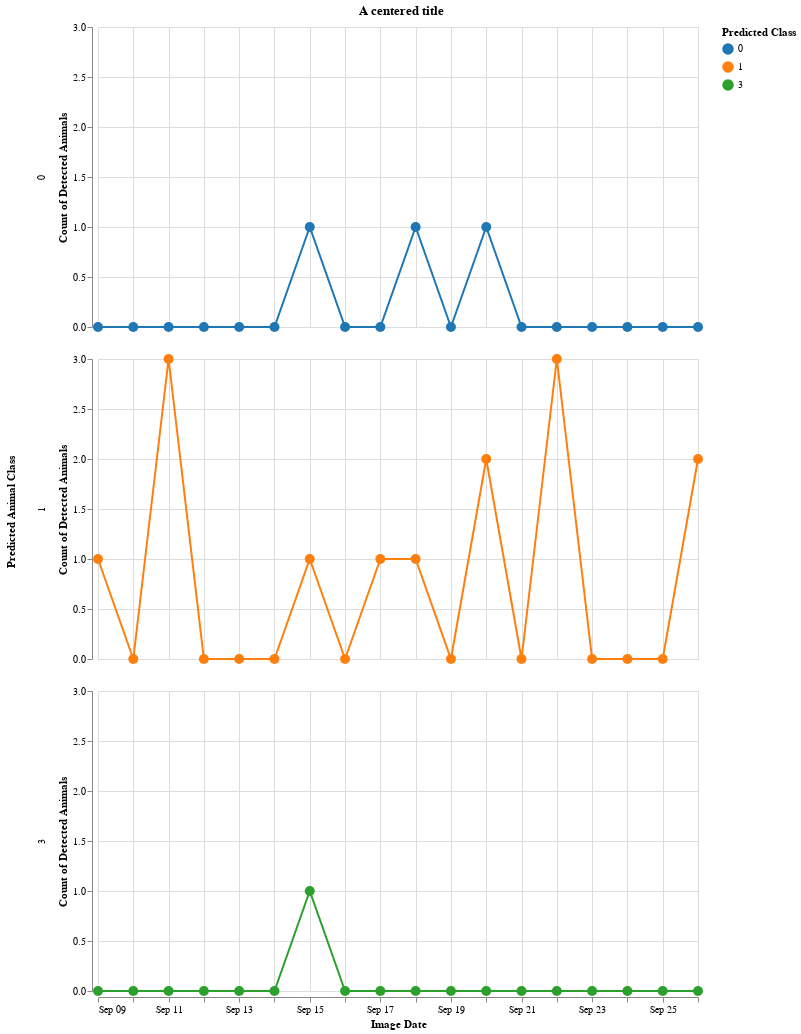

Notebook cell for this chart:
### Code cell
title = alt.TitleParams('A centered title', anchor='middle')
# creating separate time-series charts for each animal class detected in the dataset
date_chart_class = alt.Chart(date_df_flat, title=title).mark_line(point=True, strokeWidth=2).encode(
    row = alt.Row("Predicted Class:N", title = "Predicted Animal Class"),
    x = alt.X("monthdate(Image Date):T", title = "Image Date"),
    y = alt.Y("value:Q", title = "Count of Detected Animals"),
    color = alt.Color("Predicted Class:N", scale=alt.Scale(scheme="category10")),
    tooltip = [alt.Tooltip("monthdate(Image Date)", title = "Image Date"),
               alt.Tooltip("Predicted Class", title = "Predicted Class"),
               alt.Tooltip("value", title = "Count of Detected Animals")]
).configure_point(
    size = 100
).properties(
    width = 600,
    height = 300,
    # title = "Detected Animals Time Series"
)
date_chart_class

### Figure 1 — Vega-Lite specification as saved in the notebook (floating-point values rounded to 4 significant figures)
{"config": {"view": {"continuousWidth": 400, "continuousHeight": 300}, "point": {"size": 100}}, "data": {"name": "data-57a5af033ff220c850b219c98d670866"}, "mark": {"type": "line", "point": true, "strokeWidth": 2}, "encoding": {"color": {"type": "nominal", "field": "Predicted Class", "scale": {"scheme": "category10"}}, "row": {"type": "nominal", "field": "Predicted Class", "title": "Predicted Animal Class"}, "tooltip": [{"type": "temporal", "field": "Image Date", "timeUnit": "monthdate", "title": "Image Date"}, {"type": "quantitative", "field": "Predicted Class", "title": "Predicted Class"}, {"type": "quantitative", "field": "value", "title": "Count of Detected Animals"}], "x": {"type": "temporal", "field": "Image Date", "timeUnit": "monthdate", "title": "Image Date"}, "y": {"type": "quantitative", "field": "value", "title": "Count of Detected Animals"}}, "height": 300, "title": {"text": "A centered title", "anchor": "middle"}, "width": 600, "$schema": "https://vega.github.io/schema/vega-lite/v4.8.1.json", "datasets": {"data-57a5af033ff220c850b219c98d670866": [{"Image Date": "2022-09-09T00:00:00", "Predicted Class": 0, "value": 0}, {"Image Date": "2022-09-10T00:00:00", "Predicted Class": 0, "value": 0}, {"Image Date": "2022-09-11T00:00:00", "Predicted Class": 0, "value": 0}, {"Image Date": "2022-09-12T00:00:00", "Predicted Class": 0, "value": 0}, {"Image Date": "2022-09-13T00:00:00", "Predicted Class": 0, "value": 0}, {"Image Date": "2022-09-14T00:00:00", "Predicted Class": 0, "value": 0}, {"Image Date": "2022-09-15T00:00:00", "Predicted Class": 0, "value": 1}, {"Image Date": "2022-09-16T00:00:00", "Predicted Class": 0, "value": 0}, {"Image Date": "2022-09-17T00:00:00", "Predicted Class": 0, "value": 0}, {"Image Date": "2022-09-18T00:00:00", "Predicted Class": 0, "value": 1}, {"Image Date": "2022-09-19T00:00:00", "Predicted Class": 0, "value": 0}, {"Image Date": "2022-09-20T00:00:00", "Predicted Class": 0, "value": 1}, {"Image Date": "2022-09-21T00:00:00", "Predicted Class": 0, "value": 0}, {"Image Date": "2022-09-22T00:00:00", "Predicted Class": 0, "value": 0}, {"Image Date": "2022-09-23T00:00:00", "Predicted Class": 0, "value": 0}, {"Image Date": "2022-09-24T00:00:00", "Predicted Class": 0, "value": 0}, {"Image Date": "2022-09-25T00:00:00", "Predicted Class": 0, "value": 0}, {"Image Date": "2022-09-26T00:00:00", "Predicted Class": 0, "value": 0}, {"Image Date": "2022-09-09T00:00:00", "Predicted Class": 1, "value": 1}, {"Image Date": "2022-09-10T00:00:00", "Predicted Class": 1, "value": 0}, {"Image Date": "2022-09-11T00:00:00", "Predicted Class": 1, "value": 3}, {"Image Date": "2022-09-12T00:00:00", "Predicted Class": 1, "value": 0}, {"Image Date": "2022-09-13T00:00:00", "Predicted Class": 1, "value": 0}, {"Image Date": "2022-09-14T00:00:00", "Predicted Class": 1, "value": 0}, {"Image Date": "2022-09-15T00:00:00", "Predicted Class": 1, "value": 1}, {"Image Date": "2022-09-16T00:00:00", "Predicted Class": 1, "value": 0}, {"Image Date": "2022-09-17T00:00:00", "Predicted Class": 1, "value": 1}, {"Image Date": "2022-09-18T00:00:00", "Predicted Class": 1, "value": 1}, {"Image Date": "2022-09-19T00:00:00", "Predicted Class": 1, "value": 0}, {"Image Date": "2022-09-20T00:00:00", "Predicted Class": 1, "value": 2}, {"Image Date": "2022-09-21T00:00:00", "Predicted Class": 1, "value": 0}, {"Image Date": "2022-09-22T00:00:00", "Predicted Class": 1, "value": 3}, {"Image Date": "2022-09-23T00:00:00", "Predicted Class": 1, "value": 0}, {"Image Date": "2022-09-24T00:00:00", "Predicted Class": 1, "value": 0}, {"Image Date": "2022-09-25T00:00:00", "Predicted Class": 1, "value": 0}, {"Image Date": "2022-09-26T00:00:00", "Predicted Class": 1, "value": 2}, {"Image Date": "2022-09-09T00:00:00", "Predicted Class": 3, "value": 0}, {"Image Date": "2022-09-10T00:00:00", "Predicted Class": 3, "value": 0}, {"Image Date": "2022-09-11T00:00:00", "Predicted Class": 3, "value": 0}, {"Image Date": "2022-09-12T00:00:00", "Predicted Class": 3, "value": 0}, {"Image Date": "2022-09-13T00:00:00", "Predicted Class": 3, "value": 0}, {"Image Date": "2022-09-14T00:00:00", "Predicted Class": 3, "value": 0}, {"Image Date": "2022-09-15T00:00:00", "Predicted Class": 3, "value": 1}, {"Image Date": "2022-09-16T00:00:00", "Predicted Class": 3, "value": 0}, {"Image Date": "2022-09-17T00:00:00", "Predicted Class": 3, "value": 0}, {"Image Date": "2022-09-18T00:00:00", "Predicted Class": 3, "value": 0}, {"Image Date": "2022-09-19T00:00:00", "Predicted Class": 3, "value": 0}, {"Image Date": "2022-09-20T00:00:00", "Predicted Class": 3, "value": 0}, {"Image Date": "2022-09-21T00:00:00", "Predicted Class": 3, "value": 0}, {"Image Date": "2022-09-22T00:00:00", "Predicted Class": 3, "value": 0}, {"Image Date": "2022-09-23T00:00:00", "Predicted Class": 3, "value": 0}, {"Image Date": "2022-09-24T00:00:00", "Predicted Class": 3, "value": 0}, {"Image Date": "2022-09-25T00:00:00", "Predicted Class": 3, "value": 0}, {"Image Date": "2022-09-26T00:00:00", "Predicted Class": 3, "value": 0}]}}
